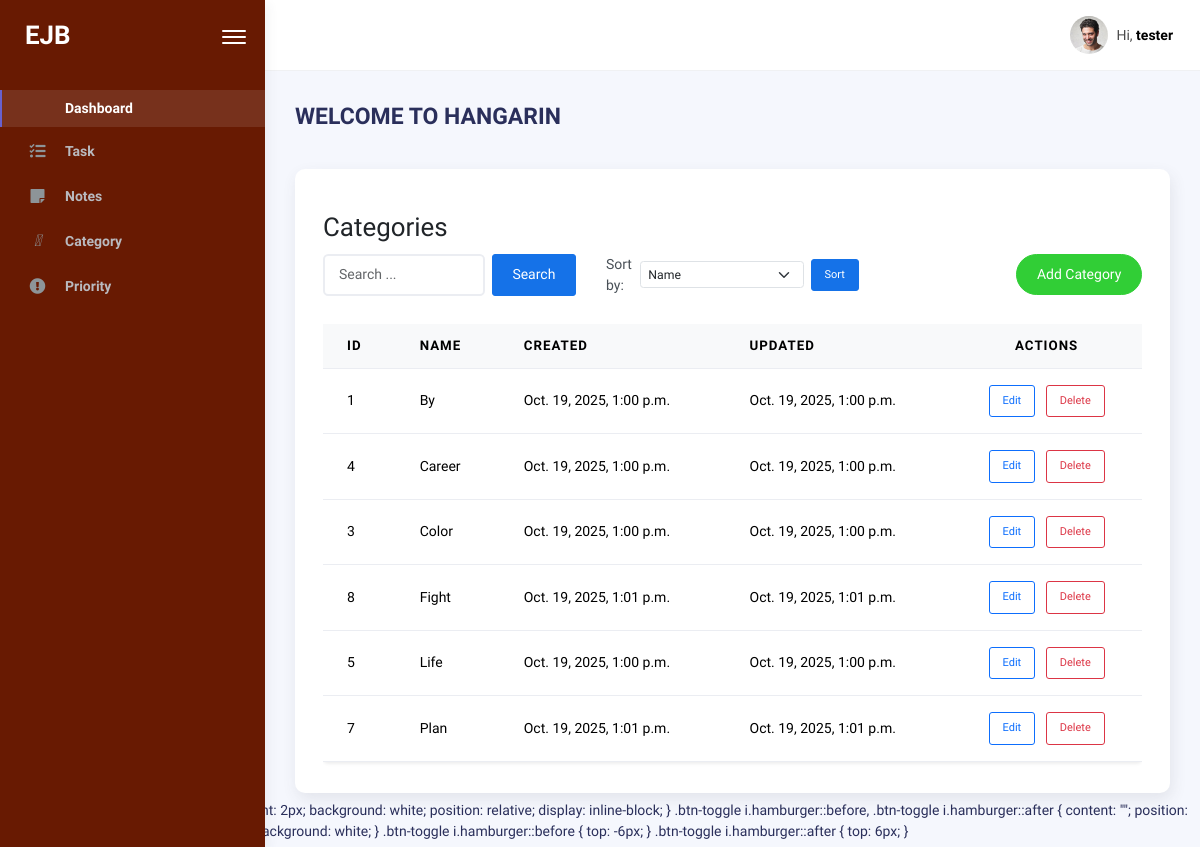
Page /categories/ (signed in) on the committed database.
### tasks/models.py (models this page shows, shortened)
class BaseModel(models.Model):
    from django.utils import timezone
    created_at = models.DateTimeField(default=timezone.now)
    updated_at = models.DateTimeField(auto_now=True)
    class Meta:
        abstract = True

class Category(BaseModel):
    id = models.AutoField(primary_key=True)
    name = models.CharField(max_length=100)
    class Meta:
        verbose_name = "Category"
        verbose_name_plural = "Categories"

### tasks/views.py (the view)
# urls.py: path('categories/', views.CategoryListView.as_view(), name='category-list'),
class CategoryListView(LoginRequiredMixin, ListView):
    model = Category
    template_name = "category_list.html"
    context_object_name = "categories"
    paginate_by = 6
    ordering = ['-created_at']
    def get_queryset(self):
        qs = super().get_queryset()
        query = self.request.GET.get('q')
        sort_by = self.request.GET.get('sort_by', 'name')
        if query:
            qs = qs.filter(Q(name__icontains=query))
        allowed_sort_fields = ['name', 'created_at', 'updated_at']
        if sort_by not in allowed_sort_fields:
            sort_by = 'name'
        return qs.order_by(sort_by)

### templates/category_list.html (shortened to what this page needs)
{% extends "base.html" %}
{% block content %}
<div class="container mt-4">
    <h2>Categories</h2>
    <div class="row mb-3">
        <div class="col-md-4 mb-3">
            <form action="{% url 'category-list' %}" method="get" class="d-flex">
                <input type="text" name="q" value="{{ request.GET.q }}" placeholder="Search ..." class="form-control me-2" />
                <button type="submit" class="btn btn-primary">
                     Search
                </button>
            </form>
        </div>
        <div class="col-md-4 mb-3">
            <form method="get" class="d-flex align-items-center">
                <label for="smallSelect" class="me-2">Sort by:</label>
                <select class="form-select form-select-sm me-2" id="smallSelect" name="sort_by">
                    <option value="name" {% if request.GET.sort_by == "name" or not request.GET.sort_by %}selected{% endif %}>Name</option>
                </select>
                <button type="submit" class="btn btn-primary btn-sm">Sort</button>
            </form>
        </div>
        <div class="col-md-4 text-end">
            <a href="{% url 'category-add' %}" class="btn btn-success btn-rounded">
                Add Category
            </a>
        </div>
    </div>
    <div class="table-responsive">
        <table class="table table-hover align-middle shadow-sm bg-white rounded">
            <thead class="table-light">
                <tr>
                    <th>ID</th>
                    <th>Name</th>
                    <th>Created</th>
                    <th>Updated</th>
                    <th class="text-center">Actions</th>
                </tr>
            </thead>
            <tbody>
                {% for category in categories %}
                <tr>
                    <td>{{ category.id }}</td>
                    <td>{{ category.name }}</td>
                    <td>{{ category.created_at|date:"M. j, Y, g:i a" }}</td>
                    <td>{{ category.updated_at|date:"M. j, Y, g:i a" }}</td>
                    <td class="text-center">
                        <a href="{% url 'category-edit' category.id %}" class="btn btn-sm btn-outline-primary me-2">Edit</a>
                        <a href="{% url 'category-delete' category.id %}" class="btn btn-sm btn-outline-danger">Delete</a>
                    </td>
                </tr>
                {% empty %}
                <tr>
                    <td colspan="5" class="text-center text-muted">No categories found.</td>
                </tr>
                {% endfor %}
            </tbody>
        </table>
    </div>
</div>
{% endblock %}

### templates/base.html (shortened to what this page needs)
{% load static %}
<!DOCTYPE html>
<html lang="en">
  <head>
    {% load pwa %}
    {% load static %}
    <link rel="stylesheet" href="{% static 'css/bootstrap.min.css' %}" />
    <link rel="stylesheet" href="{% static 'css/plugins.min.css' %}" />
    <link rel="stylesheet" href="{% static 'css/kaiadmin.min.css' %}" />
  </head>
  <body>
    <div class="wrapper">
      <div class="sidebar" data-background-color="dark">
        <div class="sidebar-logo">
          <div class="logo-header" data-background-color="dark">
            <a href="{% url 'home' %}" class="logo">
              <h2 style="color: white; margin: 0; font-weight: 600;">EJB</h2>
            </a>
            <div class="nav-toggle">
              <button class="btn btn-toggle toggle-sidebar">
                <i class="hamburger"></i>
              </button>
            </div>
          </div>
        </div>
        <div class="sidebar-wrapper scrollbar scrollbar-inner">
          <div class="sidebar-content">
            <ul class="nav nav-secondary">
              <li class="nav-item active">
                <a href="{% url 'home' %}">
                  <p>Dashboard</p>
                </a>
              </li>
              <li class="nav-item">
                <a href="{% url 'task-list' %}">
                  <i class="fas fa-tasks"></i>
                  <p>Task</p>
                </a>
              </li>
               <li class="nav-item">
                  <a href="{% url 'note-list' %}">
                    <i class="fas fa-sticky-note"></i>
                    <p>Notes</p>
                  </a>
                </li>
                <li class="nav-item">
                  <a href="{% url 'category-list' %}">
                    <i class="fa-solid fa-layer-group"></i>
                    <p>Category</p>
                  </a>
                </li>
                <li class="nav-item">
                  <a href="{% url 'priority-list' %}">
                    <i class="fas fa-exclamation-circle"></i>
                    <p>Priority</p>
                  </a>
                </li>
            </ul>
          </div>
        </div>
      </div>
      <div class="main-panel">
        <div class="main-header">
          <nav
            class="navbar navbar-header navbar-header-transparent navbar-expand-lg border-bottom"
          >
            <div class="container-fluid">
              <ul class="navbar-nav topbar-nav ms-md-auto align-items-center">
                <li class="nav-item topbar-user dropdown hidden-caret">
                  <a
                    class="dropdown-toggle profile-pic"
                    data-bs-toggle="dropdown"
                    href="#"
                    aria-expanded="false"
                  >
                    <div class="avatar-sm">
                      <img
                        src="{% static 'img/profile.jpg' %}"
                        alt="..."
                        class="avatar-img rounded-circle"
                      />
                    </div>
                    <span class="profile-username">
                      <span class="op-7">Hi,</span>
                      <span class="fw-bold">
                        {% if request.user.get_full_name %}
                          {{ request.user.get_full_name }}
                        {% else %}
                          {{ request.user.username }}
                        {% endif %}
                      </span>
                    </span>
                  </a>
                </li>
              </ul>
            </div>
          </nav>
        </div>
        <div class="container">
          <div class="page-inner">
            <div
              class="d-flex align-items-left align-items-md-center flex-column flex-md-row pt-2 pb-4"
            >
              <div>
                <h3 class="fw-bold mb-3">WELCOME TO HANGARIN</h3>
              </div>
            </div>
            <div class="row">
              <div class="col-md-12">
                <div class="card card-round">
                  <div class="card-body">
                    {% block content %}
                    {% endblock %}
                  </div>
                </div>
              </div>
            </div>
          </div>
        </div>
      </div>
    </div>
  {% load static %}
.btn-toggle i.hamburger {
  width: 24px;
  height: 2px;
  background: white;
  position: relative;
  display: inline-block;
}
.btn-toggle i.hamburger::before,
.btn-toggle i.hamburger::after {
  content: "";
  position: absolute;
  left: 0;
  width: 24px;
  height: 2px;
  background: white;
}
.btn-toggle i.hamburger::before {
  top: -6px;
}
.btn-toggle i.hamburger::after {
  top: 6px;
}
  </body>
</html>

### templates/base.html (style rules this page uses)
.sidebar[data-background-color="dark"], .logo-header[data-background-color="dark"] { background-color: #681a02ff !important; }
.nav-item a:hover, .nav-item.active > a { background-color: rgba(255, 255, 255, 0.1) !important; }
.btn-toggle i.hamburger { position: relative; display: inline-block; width: 24px; height: 2px; background-color: white; border-radius: 2px; transition: all 0.3s ease-in-out; vertical-align: middle; }
.btn-toggle i.hamburger::before, .btn-toggle i.hamburger::after { content: ""; position: absolute; left: 0; width: 24px; height: 2px; background-color: white; border-radius: 2px; transition: all 0.3s ease-in-out; }
.btn-toggle i.hamburger::before { top: -6px; }
.btn-toggle i.hamburger::after { top: 6px; }

### rows in the picture
Category: id "1", name "By", created_at "Oct. 19, 2025, 1:00 p.m.", updated_at "Oct. 19, 2025, 1:00 p.m."
Category: id "4", name "Career", created_at "Oct. 19, 2025, 1:00 p.m.", updated_at "Oct. 19, 2025, 1:00 p.m."
Category: id "3", name "Color", created_at "Oct. 19, 2025, 1:00 p.m.", updated_at "Oct. 19, 2025, 1:00 p.m."
Category: id "8", name "Fight", created_at "Oct. 19, 2025, 1:01 p.m.", updated_at "Oct. 19, 2025, 1:01 p.m."
Category: id "5", name "Life", created_at "Oct. 19, 2025, 1:00 p.m.", updated_at "Oct. 19, 2025, 1:00 p.m."
Category: id "7", name "Plan", created_at "Oct. 19, 2025, 1:01 p.m.", updated_at "Oct. 19, 2025, 1:01 p.m."

### other values in the picture
{{ request.user.username }} "tester"
